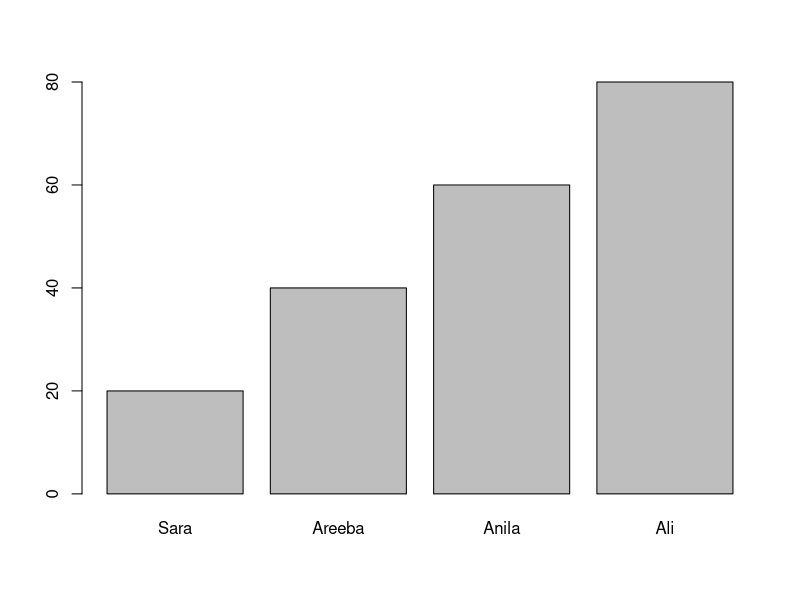
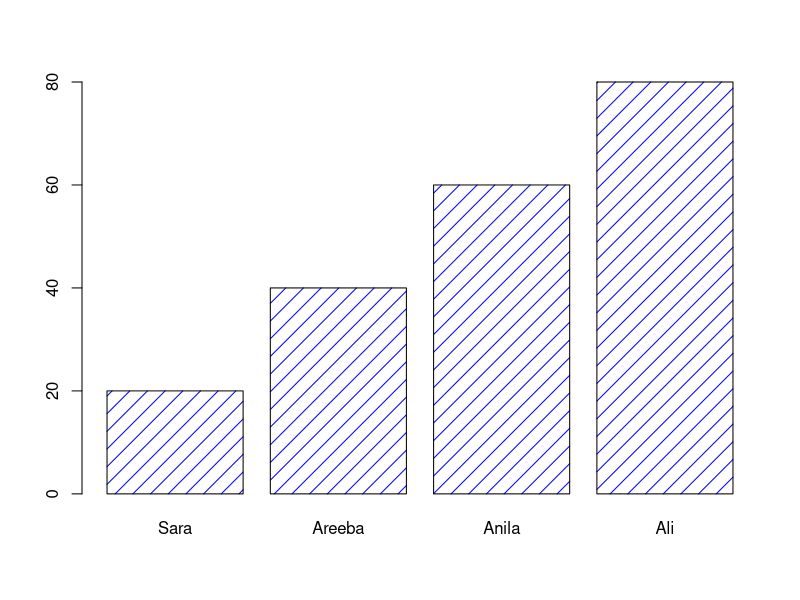
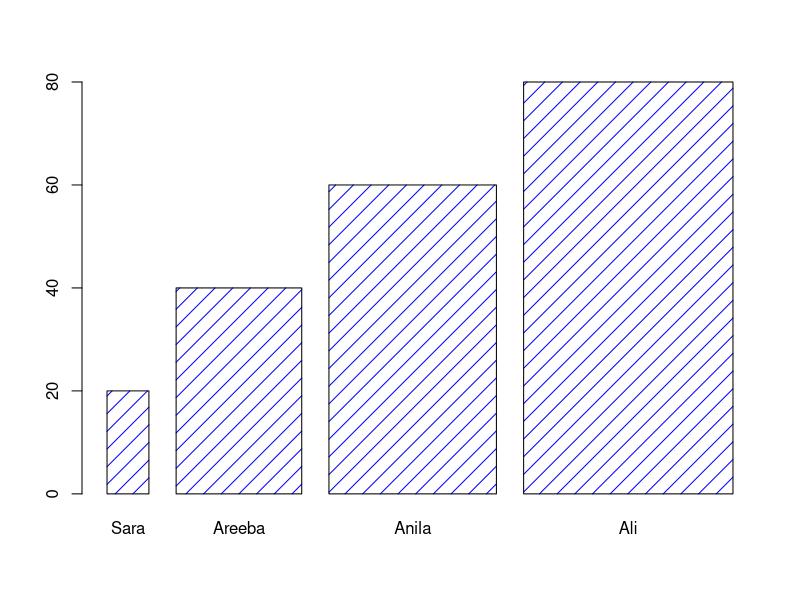

R code for these plots, in order:
#bar work
x <- c("Sara", "Areeba" , "Anila", "Ali")
y <- c(20, 40, 60, 80)
barplot(y , names.arg = x)
# bar color
x <- c("Sara", "Areeba" , "Anila", "Ali")
y <- c(20, 40, 60, 80)
barplot(y , names.arg = x , col = "blue" , density = 8)
#width
x <- c("Sara", "Areeba" , "Anila", "Ali")
y <- c(20, 40, 60, 80)
barplot(y , names.arg = x , col = "blue" , density = 8 , width=c(5,15,20,25), vertic = TRUE , horizon = TRUE)
